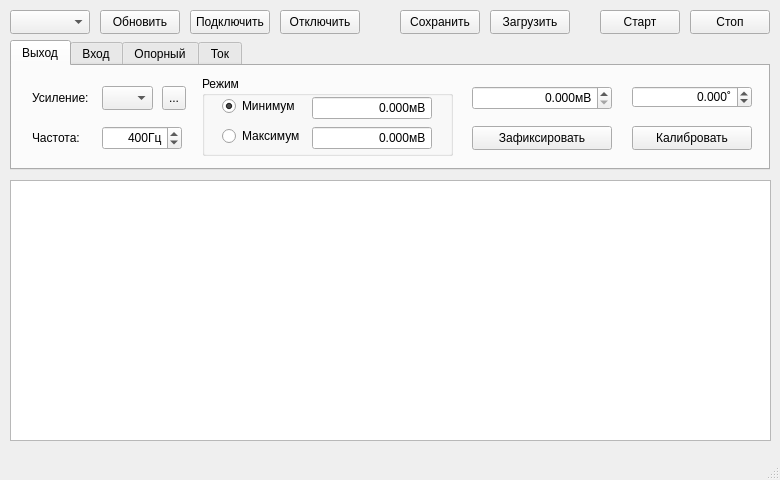
<?xml version="1.0" encoding="UTF-8"?>
<ui version="4.0">
 <class>MainWindow</class>
 <widget class="QMainWindow" name="MainWindow">
  <property name="geometry">
   <rect>
    <x>0</x>
    <y>0</y>
    <width>780</width>
    <height>480</height>
   </rect>
  </property>
  <property name="sizePolicy">
   <sizepolicy hsizetype="Fixed" vsizetype="Fixed">
    <horstretch>0</horstretch>
    <verstretch>0</verstretch>
   </sizepolicy>
  </property>
  <property name="minimumSize">
   <size>
    <width>780</width>
    <height>480</height>
   </size>
  </property>
  <property name="maximumSize">
   <size>
    <width>780</width>
    <height>480</height>
   </size>
  </property>
  <property name="windowTitle">
   <string>Калибровка</string>
  </property>
  <widget class="QWidget" name="centralwidget">
   <widget class="QComboBox" name="lstPort">
    <property name="geometry">
     <rect>
      <x>10</x>
      <y>10</y>
      <width>80</width>
      <height>24</height>
     </rect>
    </property>
   </widget>
   <widget class="QPushButton" name="btnConnect">
    <property name="geometry">
     <rect>
      <x>190</x>
      <y>10</y>
      <width>80</width>
      <height>24</height>
     </rect>
    </property>
    <property name="text">
     <string>Подключить</string>
    </property>
   </widget>
   <widget class="QPushButton" name="btnDisconnect">
    <property name="geometry">
     <rect>
      <x>280</x>
      <y>10</y>
      <width>80</width>
      <height>24</height>
     </rect>
    </property>
    <property name="text">
     <string>Отключить</string>
    </property>
   </widget>
   <widget class="QPushButton" name="btnSave">
    <property name="geometry">
     <rect>
      <x>400</x>
      <y>10</y>
      <width>80</width>
      <height>24</height>
     </rect>
    </property>
    <property name="toolTip">
     <string>&lt;html&gt;&lt;head/&gt;&lt;body&gt;&lt;p&gt;Сохранить значение калибровочных коэффициентов в энергонезависимую память&lt;/p&gt;&lt;/body&gt;&lt;/html&gt;</string>
    </property>
    <property name="text">
     <string>Сохранить</string>
    </property>
   </widget>
   <widget class="QPushButton" name="btnLoad">
    <property name="geometry">
     <rect>
      <x>490</x>
      <y>10</y>
      <width>80</width>
      <height>24</height>
     </rect>
    </property>
    <property name="toolTip">
     <string>&lt;html&gt;&lt;head/&gt;&lt;body&gt;&lt;p&gt;Загрузить значение калибровочных коэффициентов из энергонезависимой памяти&lt;/p&gt;&lt;/body&gt;&lt;/html&gt;</string>
    </property>
    <property name="text">
     <string>Загрузить</string>
    </property>
   </widget>
   <widget class="QPushButton" name="btnStart">
    <property name="geometry">
     <rect>
      <x>600</x>
      <y>10</y>
      <width>80</width>
      <height>24</height>
     </rect>
    </property>
    <property name="text">
     <string>Старт</string>
    </property>
   </widget>
   <widget class="QPushButton" name="btnStop">
    <property name="geometry">
     <rect>
      <x>690</x>
      <y>10</y>
      <width>80</width>
      <height>24</height>
     </rect>
    </property>
    <property name="text">
     <string>Стоп</string>
    </property>
   </widget>
   <widget class="QPushButton" name="btnRefresh">
    <property name="geometry">
     <rect>
      <x>100</x>
      <y>10</y>
      <width>80</width>
      <height>24</height>
     </rect>
    </property>
    <property name="text">
     <string>Обновить</string>
    </property>
   </widget>
   <widget class="QTabWidget" name="tabWidget">
    <property name="geometry">
     <rect>
      <x>10</x>
      <y>40</y>
      <width>760</width>
      <height>130</height>
     </rect>
    </property>
    <property name="currentIndex">
     <number>0</number>
    </property>
    <widget class="QWidget" name="tabOut">
     <attribute name="title">
      <string>Выход</string>
     </attribute>
     <widget class="QComboBox" name="lstOutGain">
      <property name="geometry">
       <rect>
        <x>90</x>
        <y>20</y>
        <width>51</width>
        <height>24</height>
       </rect>
      </property>
     </widget>
     <widget class="QGroupBox" name="grpModeOut">
      <property name="geometry">
       <rect>
        <x>190</x>
        <y>10</y>
        <width>251</width>
        <height>80</height>
       </rect>
      </property>
      <property name="title">
       <string>Режим</string>
      </property>
      <widget class="QRadioButton" name="rbOutMin">
       <property name="geometry">
        <rect>
         <x>20</x>
         <y>20</y>
         <width>89</width>
         <height>20</height>
        </rect>
       </property>
       <property name="text">
        <string>Минимум</string>
       </property>
       <property name="checked">
        <bool>true</bool>
       </property>
      </widget>
      <widget class="QRadioButton" name="rbOutMax">
       <property name="geometry">
        <rect>
         <x>20</x>
         <y>50</y>
         <width>89</width>
         <height>20</height>
        </rect>
       </property>
       <property name="text">
        <string>Максимум</string>
       </property>
      </widget>
      <widget class="QDoubleSpinBox" name="OutMax">
       <property name="geometry">
        <rect>
         <x>110</x>
         <y>50</y>
         <width>120</width>
         <height>24</height>
        </rect>
       </property>
       <property name="alignment">
        <set>Qt::AlignRight|Qt::AlignTrailing|Qt::AlignVCenter</set>
       </property>
       <property name="readOnly">
        <bool>true</bool>
       </property>
       <property name="buttonSymbols">
        <enum>QAbstractSpinBox::NoButtons</enum>
       </property>
       <property name="suffix">
        <string>мВ</string>
       </property>
       <property name="decimals">
        <number>3</number>
       </property>
       <property name="maximum">
        <double>14000.000000000000000</double>
       </property>
       <property name="singleStep">
        <double>0.100000000000000</double>
       </property>
      </widget>
      <widget class="QDoubleSpinBox" name="OutMin">
       <property name="geometry">
        <rect>
         <x>110</x>
         <y>20</y>
         <width>120</width>
         <height>24</height>
        </rect>
       </property>
       <property name="alignment">
        <set>Qt::AlignRight|Qt::AlignTrailing|Qt::AlignVCenter</set>
       </property>
       <property name="readOnly">
        <bool>true</bool>
       </property>
       <property name="buttonSymbols">
        <enum>QAbstractSpinBox::NoButtons</enum>
       </property>
       <property name="suffix">
        <string>мВ</string>
       </property>
       <property name="decimals">
        <number>3</number>
       </property>
       <property name="maximum">
        <double>14000.000000000000000</double>
       </property>
       <property name="singleStep">
        <double>0.100000000000000</double>
       </property>
      </widget>
     </widget>
     <widget class="QDoubleSpinBox" name="outCal">
      <property name="geometry">
       <rect>
        <x>460</x>
        <y>20</y>
        <width>140</width>
        <height>24</height>
       </rect>
      </property>
      <property name="alignment">
       <set>Qt::AlignRight|Qt::AlignTrailing|Qt::AlignVCenter</set>
      </property>
      <property name="suffix">
       <string>мВ</string>
      </property>
      <property name="decimals">
       <number>3</number>
      </property>
      <property name="maximum">
       <double>12750.000000000000000</double>
      </property>
      <property name="singleStep">
       <double>0.100000000000000</double>
      </property>
     </widget>
     <widget class="QPushButton" name="btnFixOut">
      <property name="geometry">
       <rect>
        <x>460</x>
        <y>60</y>
        <width>140</width>
        <height>24</height>
       </rect>
      </property>
      <property name="toolTip">
       <string extracomment="Зафиксировать промежуточное значение для указанного режима"/>
      </property>
      <property name="text">
       <string>Зафиксировать</string>
      </property>
     </widget>
     <widget class="QPushButton" name="btnCalOut">
      <property name="geometry">
       <rect>
        <x>620</x>
        <y>60</y>
        <width>120</width>
        <height>24</height>
       </rect>
      </property>
      <property name="toolTip">
       <string extracomment="Внести калибровочные коэффициенты для указанного диапазона"/>
      </property>
      <property name="text">
       <string>Калибровать</string>
      </property>
     </widget>
     <widget class="QLabel" name="label">
      <property name="geometry">
       <rect>
        <x>20</x>
        <y>60</y>
        <width>60</width>
        <height>24</height>
       </rect>
      </property>
      <property name="text">
       <string>Частота:</string>
      </property>
     </widget>
     <widget class="QSpinBox" name="Frequency">
      <property name="geometry">
       <rect>
        <x>90</x>
        <y>60</y>
        <width>80</width>
        <height>24</height>
       </rect>
      </property>
      <property name="alignment">
       <set>Qt::AlignRight|Qt::AlignTrailing|Qt::AlignVCenter</set>
      </property>
      <property name="suffix">
       <string>Гц</string>
      </property>
      <property name="minimum">
       <number>50</number>
      </property>
      <property name="maximum">
       <number>12000</number>
      </property>
      <property name="value">
       <number>400</number>
      </property>
     </widget>
     <widget class="QLabel" name="label_2">
      <property name="geometry">
       <rect>
        <x>20</x>
        <y>20</y>
        <width>60</width>
        <height>24</height>
       </rect>
      </property>
      <property name="text">
       <string>Усиление:</string>
      </property>
     </widget>
     <widget class="QDoubleSpinBox" name="outCalPhase">
      <property name="geometry">
       <rect>
        <x>620</x>
        <y>20</y>
        <width>120</width>
        <height>22</height>
       </rect>
      </property>
      <property name="alignment">
       <set>Qt::AlignRight|Qt::AlignTrailing|Qt::AlignVCenter</set>
      </property>
      <property name="suffix">
       <string>˚</string>
      </property>
      <property name="decimals">
       <number>3</number>
      </property>
      <property name="minimum">
       <double>-180.000000000000000</double>
      </property>
      <property name="maximum">
       <double>180.000000000000000</double>
      </property>
      <property name="singleStep">
       <double>0.100000000000000</double>
      </property>
     </widget>
     <widget class="QToolButton" name="btnCoefOut">
      <property name="geometry">
       <rect>
        <x>150</x>
        <y>20</y>
        <width>24</width>
        <height>24</height>
       </rect>
      </property>
      <property name="text">
       <string>...</string>
      </property>
     </widget>
    </widget>
    <widget class="QWidget" name="tabIn">
     <attribute name="title">
      <string>Вход</string>
     </attribute>
     <widget class="QComboBox" name="lstInGain">
      <property name="geometry">
       <rect>
        <x>100</x>
        <y>50</y>
        <width>80</width>
        <height>24</height>
       </rect>
      </property>
     </widget>
     <widget class="QGroupBox" name="grpChannelIn">
      <property name="geometry">
       <rect>
        <x>10</x>
        <y>10</y>
        <width>71</width>
        <height>80</height>
       </rect>
      </property>
      <property name="title">
       <string>Канал</string>
      </property>
      <widget class="QRadioButton" name="rbIn1">
       <property name="geometry">
        <rect>
         <x>10</x>
         <y>20</y>
         <width>31</width>
         <height>20</height>
        </rect>
       </property>
       <property name="text">
        <string>1</string>
       </property>
       <property name="checked">
        <bool>true</bool>
       </property>
      </widget>
      <widget class="QRadioButton" name="rbIn2">
       <property name="geometry">
        <rect>
         <x>10</x>
         <y>50</y>
         <width>31</width>
         <height>20</height>
        </rect>
       </property>
       <property name="text">
        <string>2</string>
       </property>
      </widget>
      <widget class="QToolButton" name="btnCoefIn1">
       <property name="geometry">
        <rect>
         <x>40</x>
         <y>20</y>
         <width>22</width>
         <height>20</height>
        </rect>
       </property>
       <property name="text">
        <string>...</string>
       </property>
      </widget>
      <widget class="QToolButton" name="btnCoefIn2">
       <property name="geometry">
        <rect>
         <x>40</x>
         <y>50</y>
         <width>22</width>
         <height>20</height>
        </rect>
       </property>
       <property name="text">
        <string>...</string>
       </property>
      </widget>
     </widget>
     <widget class="QGroupBox" name="grpModeIn">
      <property name="geometry">
       <rect>
        <x>190</x>
        <y>10</y>
        <width>251</width>
        <height>80</height>
       </rect>
      </property>
      <property name="title">
       <string>Режим</string>
      </property>
      <widget class="QRadioButton" name="rbInMin">
       <property name="geometry">
        <rect>
         <x>20</x>
         <y>20</y>
         <width>89</width>
         <height>20</height>
        </rect>
       </property>
       <property name="text">
        <string>Минимум</string>
       </property>
       <property name="checked">
        <bool>true</bool>
       </property>
      </widget>
      <widget class="QRadioButton" name="rbInMax">
       <property name="geometry">
        <rect>
         <x>20</x>
         <y>50</y>
         <width>89</width>
         <height>20</height>
        </rect>
       </property>
       <property name="text">
        <string>Максимум</string>
       </property>
      </widget>
      <widget class="QDoubleSpinBox" name="inMax">
       <property name="geometry">
        <rect>
         <x>110</x>
         <y>50</y>
         <width>120</width>
         <height>24</height>
        </rect>
       </property>
       <property name="alignment">
        <set>Qt::AlignRight|Qt::AlignTrailing|Qt::AlignVCenter</set>
       </property>
       <property name="readOnly">
        <bool>true</bool>
       </property>
       <property name="buttonSymbols">
        <enum>QAbstractSpinBox::NoButtons</enum>
       </property>
       <property name="suffix">
        <string>мВ</string>
       </property>
       <property name="decimals">
        <number>3</number>
       </property>
       <property name="maximum">
        <double>14000.000000000000000</double>
       </property>
       <property name="singleStep">
        <double>0.100000000000000</double>
       </property>
      </widget>
      <widget class="QDoubleSpinBox" name="inMin">
       <property name="geometry">
        <rect>
         <x>110</x>
         <y>20</y>
         <width>120</width>
         <height>24</height>
        </rect>
       </property>
       <property name="alignment">
        <set>Qt::AlignRight|Qt::AlignTrailing|Qt::AlignVCenter</set>
       </property>
       <property name="readOnly">
        <bool>true</bool>
       </property>
       <property name="buttonSymbols">
        <enum>QAbstractSpinBox::NoButtons</enum>
       </property>
       <property name="suffix">
        <string>мВ</string>
       </property>
       <property name="decimals">
        <number>3</number>
       </property>
       <property name="maximum">
        <double>14000.000000000000000</double>
       </property>
       <property name="singleStep">
        <double>0.100000000000000</double>
       </property>
      </widget>
     </widget>
     <widget class="QPushButton" name="btnCalIn">
      <property name="geometry">
       <rect>
        <x>620</x>
        <y>60</y>
        <width>120</width>
        <height>24</height>
       </rect>
      </property>
      <property name="toolTip">
       <string extracomment="Внести калибровочные коэффициенты для указанного диапазона"/>
      </property>
      <property name="text">
       <string>Калибровать</string>
      </property>
     </widget>
     <widget class="QPushButton" name="btnFixIn">
      <property name="geometry">
       <rect>
        <x>460</x>
        <y>60</y>
        <width>140</width>
        <height>24</height>
       </rect>
      </property>
      <property name="toolTip">
       <string extracomment="Зафиксировать промежуточное значение для указанного режима"/>
      </property>
      <property name="text">
       <string>Зафиксировать</string>
      </property>
     </widget>
     <widget class="QDoubleSpinBox" name="inCal">
      <property name="geometry">
       <rect>
        <x>460</x>
        <y>20</y>
        <width>140</width>
        <height>24</height>
       </rect>
      </property>
      <property name="alignment">
       <set>Qt::AlignRight|Qt::AlignTrailing|Qt::AlignVCenter</set>
      </property>
      <property name="suffix">
       <string>мВ</string>
      </property>
      <property name="decimals">
       <number>3</number>
      </property>
      <property name="maximum">
       <double>12750.000000000000000</double>
      </property>
      <property name="singleStep">
       <double>0.100000000000000</double>
      </property>
     </widget>
     <widget class="QLabel" name="label_3">
      <property name="geometry">
       <rect>
        <x>100</x>
        <y>20</y>
        <width>60</width>
        <height>24</height>
       </rect>
      </property>
      <property name="text">
       <string>Усиление:</string>
      </property>
     </widget>
     <widget class="QDoubleSpinBox" name="inCalPhase">
      <property name="geometry">
       <rect>
        <x>620</x>
        <y>20</y>
        <width>120</width>
        <height>22</height>
       </rect>
      </property>
      <property name="alignment">
       <set>Qt::AlignRight|Qt::AlignTrailing|Qt::AlignVCenter</set>
      </property>
      <property name="suffix">
       <string>˚</string>
      </property>
      <property name="decimals">
       <number>3</number>
      </property>
      <property name="minimum">
       <double>-180.000000000000000</double>
      </property>
      <property name="maximum">
       <double>180.000000000000000</double>
      </property>
      <property name="singleStep">
       <double>0.100000000000000</double>
      </property>
     </widget>
    </widget>
    <widget class="QWidget" name="tabRef">
     <attribute name="title">
      <string>Опорный</string>
     </attribute>
    </widget>
    <widget class="QWidget" name="tabCurrent">
     <attribute name="title">
      <string>Ток</string>
     </attribute>
    </widget>
   </widget>
   <widget class="QPlainTextEdit" name="textLog">
    <property name="geometry">
     <rect>
      <x>10</x>
      <y>180</y>
      <width>761</width>
      <height>261</height>
     </rect>
    </property>
   </widget>
  </widget>
  <widget class="QMenuBar" name="menubar">
   <property name="geometry">
    <rect>
     <x>0</x>
     <y>0</y>
     <width>780</width>
     <height>17</height>
    </rect>
   </property>
  </widget>
  <widget class="QStatusBar" name="statusbar"/>
 </widget>
 <resources/>
 <connections/>
</ui>
